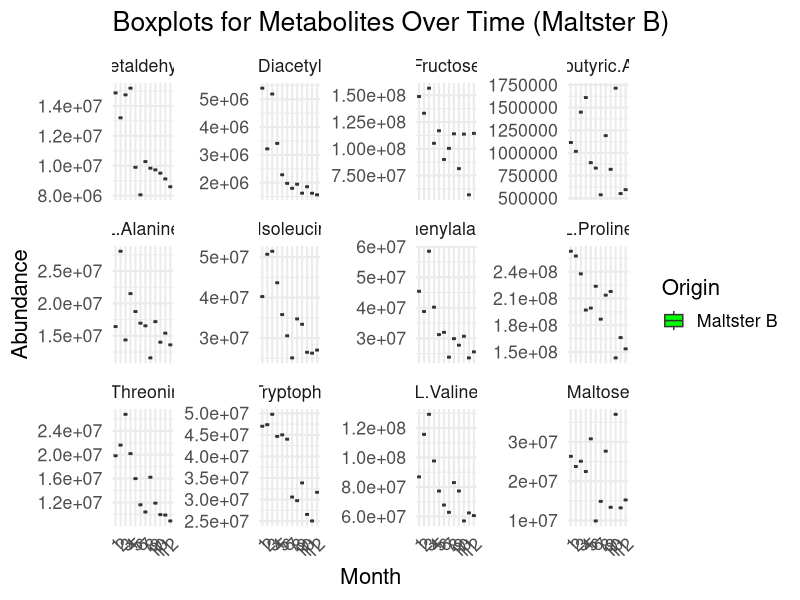

Source code (R):
# Load required libraries
library(tidyverse)

# Load the updated dataset
gcms_aa_data <- read.csv("GCMS_ONLY_03282025_AAONLY.csv")

# Subset the data to select only the metabolites and keep the necessary columns
metabolites_data <- gcms_aa_data %>%
  select(ID, Variety, Origin, Month, L.Proline, Fructose, L.Threonine, Maltose,
         L.Phenylalanine, L.Valine, L.Tryptophan, L.Isoleucine, Isobutyric.Acid, L.Alanine,
         Acetaldehyde, Diacetyl)

# Reshape the data into a long format for easy plotting
metabolites_long <- metabolites_data %>%
  gather(key = "Metabolite", value = "Abundance", -ID, -Variety, -Origin, -Month)

# Plot for Maltster B
p <- ggplot(subset(metabolites_long, Origin == "Maltster B"), aes(x = as.factor(Month), y = Abundance, fill = Origin)) +
  geom_boxplot() +
  facet_wrap(~Metabolite, scales = "free_y") +  # Separate plots for each metabolite
  theme_minimal(base_size = 16) +  # Increase base size for better visibility
  labs(x = "Month", y = "Abundance", title = "Boxplots for Metabolites Over Time (Maltster B)") +
  theme(axis.text.x = element_text(angle = 45, hjust = 1)) +  # Rotate x-axis labels
  scale_fill_manual(values = c("Maltster B" = "green"))

# Print the plot to display
print(p)

# Optionally, save the plot as a PNG manually from RStudio (or use the following command to save it)
# png("MaltsterA_Boxplots.png", width = 12, height = 10, units = "in", res = 300)
# print(p)
# dev.off()  # Close the device after saving the plot
